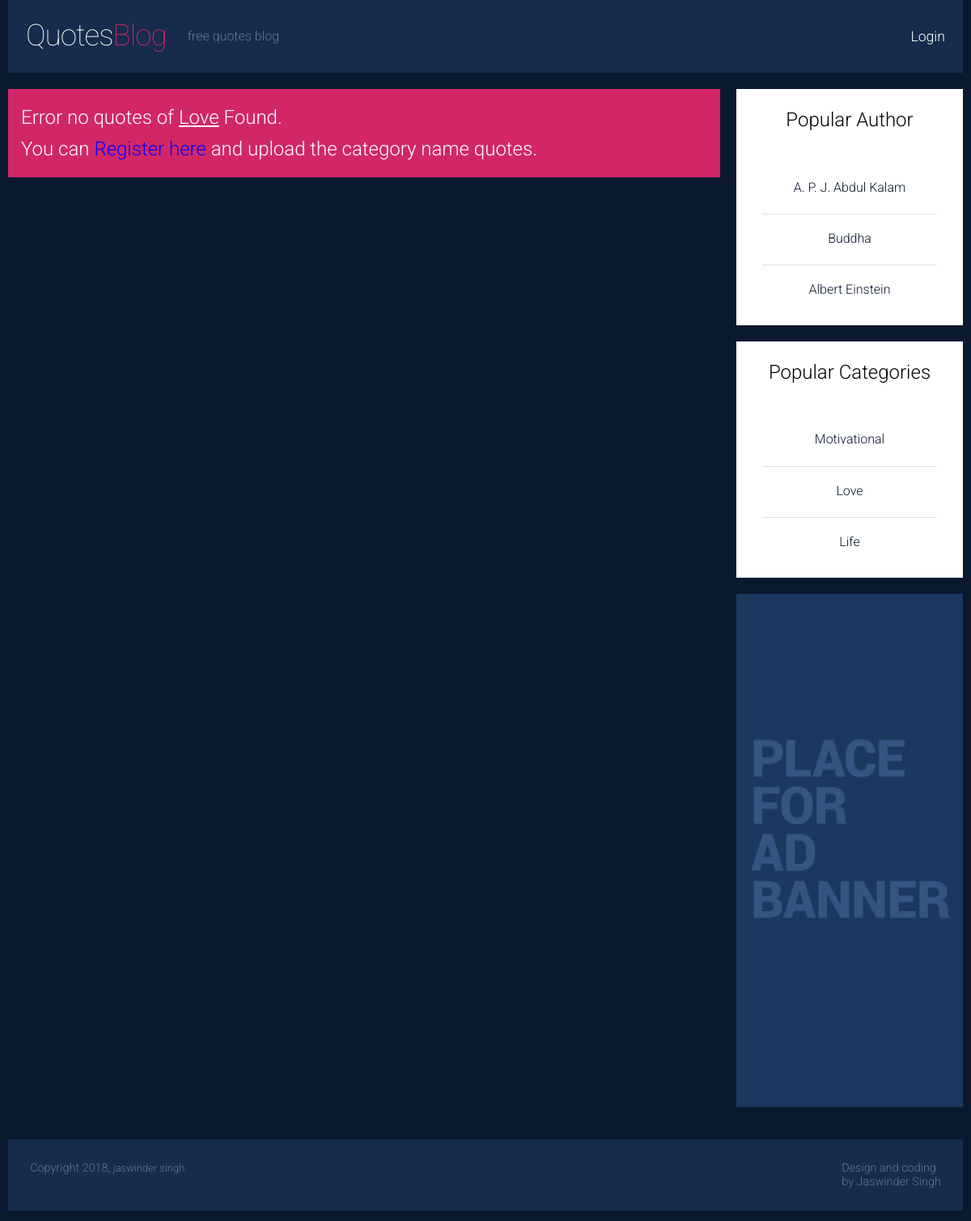
The page /quotes/category/Love on the database its author committed.
### quotes/models.py (models this page shows)
class category(models.Model):
	name = models.CharField(max_length=30)
	submitedon = models.DateField(default=datetime.date.today)
	user = models.ForeignKey(settings.AUTH_USER_MODEL, on_delete=models.CASCADE,default=1)
	isapproved = models.BooleanField(default=False)
	isdeleted = models.BooleanField(default=False)

class author(models.Model):
	name = models.CharField(max_length=30)
	user = models.ForeignKey(settings.AUTH_USER_MODEL, on_delete=models.CASCADE,default=1)
	submitedon = models.DateField(default=datetime.date.today)
	isapproved = models.BooleanField(default=False)
	isdeleted = models.BooleanField(default=False)

### quotes/views.py (the view)
# urls.py: path('category/<categoryname>', views.categoryname, name='categoryname'),
def categoryname(request,categoryname):
	quo = quotes.objects.filter(category__name=categoryname)
	if not quo:
		if request.user.is_authenticated:
			return render(request,"usererror.html",{"categoryname":categoryname})
		else:
			return render(request,"error.html",{"categoryname":categoryname})
	else:
		context = {"category_quotes":quo,"categoryname":categoryname}
		return render(request,"categoryname.html",context)

### quotes/context_processors.py (called while the page is built)
def categories(request):
	return {
		'categories': category.objects.all()[:3],
		'authors': author.objects.all()[:3]
	}

### quotes/templates/error.html (shortened to what this page needs)
{% extends 'base.html' %}
   {% block pagecontent %}
      <section id="article-section" class="line archive">
         <div class="margin">
            <div class="s-12 l-9">
               {% if categoryname %}
               <article class="margin-bottom">
                  <div class="post-4 line">
                     <div class="s-12 l-12 " style="padding: 1em 1em 1em;">
                        <p class="month" style="color: white;font-size: x-large;">Error no quotes of <u>{{categoryname}}</u> Found.</p>
                        <p class="month" style="color: white;font-size: x-large;">You can <a style="color: blue;" href="/registration/">Register here</a> and upload the category name quotes.</p>
                     </div>
                  </div>
               </article>
               {% endif %}
            </div>
   {% endblock %}

### quotes/templates/base.html (shortened to what this page needs)
{% load static %}
<!DOCTYPE html>
<html lang="en-US">
   <head>
      <link rel="stylesheet" href='{%static "css/components.css" %}'>
      <link rel="stylesheet" href='{% static "css/responsee.css" %}'>
      <link rel="stylesheet" href='{%static "css/template-style.css"%}'>
   </head>
   <body class="size-1140">
      <header class="margin-bottom">
         <div class="line">
            <nav>
               <div class="top-nav">
                  <a class="logo" href="{% url 'index' %}">
                  Quotes<span>Blog</span>
                  </a>
                  <h1>free quotes blog</h1>
                  <ul class="top-ul right">
                   {% if user.is_authenticated %}
                     <li>
                        <a>Welcome: {{user.username}}</a>
                     </li>
                     <li>
                        <a href="/user/profile/">Dashboard</a>
                     </li>
                     <li>
                        <a href="/accounts/logout/?next=/">Logout</a>
                     </li>
                   {% else %}
                     <li>
                        <a href="/accounts/login/">Login</a>
                     </li>
                   {%endif%}
                  </ul>
               </div>
            </nav>
         </div>
      </header>
      {% block pagecontent %}
      {% endblock %}
         <div class="s-12 l-3" >
            <article class="post-3 line" style="padding: 1em 1em 1em;font-size: x-large;color: black;" >
               <center>Popular Author</center>
            </article>
            <aside>
               <div class="aside-block margin-bottom">
                     <center>
                        {% for author in authors %}
                        <a class="latest-posts" href="/quotes/author/{{author.name}}">
                        <h5>{{author.name}}</h5>
                        </a>
                        {% endfor %}
                     </center>
               </div>
            </aside>
            <article class="post-3 line" style="padding: 1em 1em 1em;font-size: x-large;color: black;" >
               <center>Popular Categories</center>
            </article>
            <aside>
               <div class="aside-block margin-bottom">
                     <center>
                        {% for category in categories %}
                        <a class="latest-posts" href="/quotes/category/{{category.name}}">
                        <h5>{{category.name}}</h5>
                        </a>
                        {% endfor %}
                     </center>
                  </div>
                  <div class="advertising margin-bottom">
                     <img src="/static/img/banner.jpg" alt="ad banner">
                  </div>
            </aside>
         </div>
      </div>
   </section>
      <div class="line">
         <footer>
            <div class="s-12 l-8">
               <p>
                  Copyright 2018, <a href="http://jaswinder.info/">jaswinder singh</a><br>
               </p>
            </div>
            <div class="s-12 l-4">
               <a class="right" href="http://jaswinder.info/" title="">Design and coding<br>
               by Jaswinder Singh
               </a>
            </div>
         </footer>
      </div>
   </body>
</html>

### static/css/responsee.css (style rules this page uses)
* { -webkit-box-sizing:border-box; -moz-box-sizing:border-box; box-sizing:border-box; margin:0; }
body { background:none repeat scroll 0 0 #d3d3d3; font-size:100%; margin:0; font-family:"Open Sans",Arial,sans-serif; color:#444; }
h1, h2, h3, h4, h5, h6 { color:#444; font-weight: normal; margin:0.2em 0 0.2em 0; }
h1 { font-size:2.4em; }
h5 { font-size:1em; }
a, a:link, a:visited, a:hover, a:active { text-decoration:none; color:#444; }
img { border:0; height:auto; width:100%; }
.size-1140 .line { margin:0 auto; max-width:90.25em; padding:0 0.625em; }
nav { display:block; width:100%; background:#262626; }
.line:after,nav:after,.center:after,.box:after { clear:both; content:"."; display:block; height:0; line-height:0; visibility:hidden; }
.top-nav ul { padding:0; }
.top-nav li { float:left; list-style:none outside none; cursor:pointer; }
.top-nav li a { padding:1.25em; display:block; color:#fff; }
.aside-nav li li a, .aside-nav li li.active-item a, .aside-nav li li.aside-sub-submenu li a, .aside-nav > ul > li > a, .aside-nav > ul > li.active-item > a:link, .aside-nav > ul > li.active-item > a:visited, .aside-nav li > ul, .top-nav .active-item a, .top-nav li a, .aside-nav li a, .top-nav li ul li a, .top-nav li a,.top-nav li a, .top-nav li ul li a, .top-nav li ul li ul li a { transition:background 0.20s linear 0s; -o-transition:background 0.20s linear 0s; -ms-transition:background 0.20s linear 0s; -moz-transition:background 0.20s linear 0s; -webkit-transition:background 0.20s linear 0s; }
.margin { margin:0 -0.625em; }
.line { clear:left; }
.line .line { padding:0; }
.margin-bottom { margin-bottom:1.25em; }
.s-1, .s-2,.s-five,.s-3, .s-4, .s-5, .s-6, .s-7, .s-8, .s-9, .s-10, .s-11, .s-12, .l-1, .l-2, .l-five, .l-3, .l-4, .l-5, .l-6, .l-7, .l-8, .l-9, .l-10, .l-11, .l-12 { float:left; position:relative; }
.s-12 { width:100%; }
.margin > .s-1,.margin > .s-2,.margin > .s-five,.margin > .s-3,.margin > .s-4,.margin > .s-5,.margin > .s-6,.margin > .s-7,.margin > .s-8,.margin > .s-9,.margin > .s-10,.margin > .s-11,.margin > .s-12, .margin > .l-1,.margin > .l-2,.margin > .l-five,.margin > .l-3,.margin > .l-4,.margin > .l-5,.margin > .l-6,.margin > .l-7,.margin > .l-8,.margin > .l-9,.margin > .l-10,.margin > .l-11,.margin > .l-12 { padding:0 0.625em; }
.margin > .s-12 { width:100%; }
.l-3 { width:25%; }
.l-4 { width:33.3333%; }
.l-8 { width:66.6666%; }
.l-9 { width:75%; }
.l-12 { clear:left;width:100%; }
.margin > .l-3 { width:25%; }
.margin > .l-9 { width:75%; }
.right { float:right; }

### static/css/template-style.css (style rules this page uses)
body { background: none repeat scroll 0 0 #0b192f; color: #fff; font-family: roboto; font-weight: 300; }
nav { background: none repeat scroll 0 0 #162b4d; position: relative; }
a.logo { color: #fff; display: inline-block; font-size: 2.3em; font-weight: 100; letter-spacing: -1px; padding: 0.6em; }
a.logo span { color: #d12767; }
header h1 { color: #637693; display: inline; font-size: 1em; font-weight: 300; margin: 0; position: relative; top: -0.35em; }
.top-nav li a { font-size: 1.1em; padding: 2em 1.25em; }
section p { line-height: 1.6em; }
.post-3 { background: none repeat scroll 0 0 #b1660e; }
.post-4 { background: none repeat scroll 0 0 #d12767; }
.aside-block { background: none repeat scroll 0 0 #fff; margin-bottom: 1.25em; padding: 2em; }
aside img { display: block; margin: 0; }
.advertising { background: none repeat scroll 0 0 #fff; }
footer { background: none repeat scroll 0 0 #162b4d; display: inline-block; margin-bottom: 0; margin-top: 1.25em; padding: 1.7em; position: relative; width: 100%; }
footer p, footer a, footer a:link, footer a:active, footer a:visited { color: #637693; font-size: 0.9em; }
#article-section article { background: none repeat scroll 0 0 #fff; }
#article-section p { color: #637693; }
#article-section h1, #article-section h2, #article-section h3, #article-section h4, #article-section h5, #article-section h6 { color: #0b192f; font-weight: 100; }
#article-section h3, #article-section h4, #article-section h5, #article-section h6 { font-weight: 300; }
a.latest-posts { border-bottom: 1px solid #e0e0e0; display: block; margin-bottom: 1.25em; padding-bottom: 1.25em; }
a.latest-posts:last-child { border: 0 none; margin: 0; padding: 0; }

### rows shown on the page
category: name "Love"
author: name "A. P. J. Abdul Kalam"
author: name "Buddha"
author: name "Albert Einstein"
category: name "Motivational"
category: name "Life"
